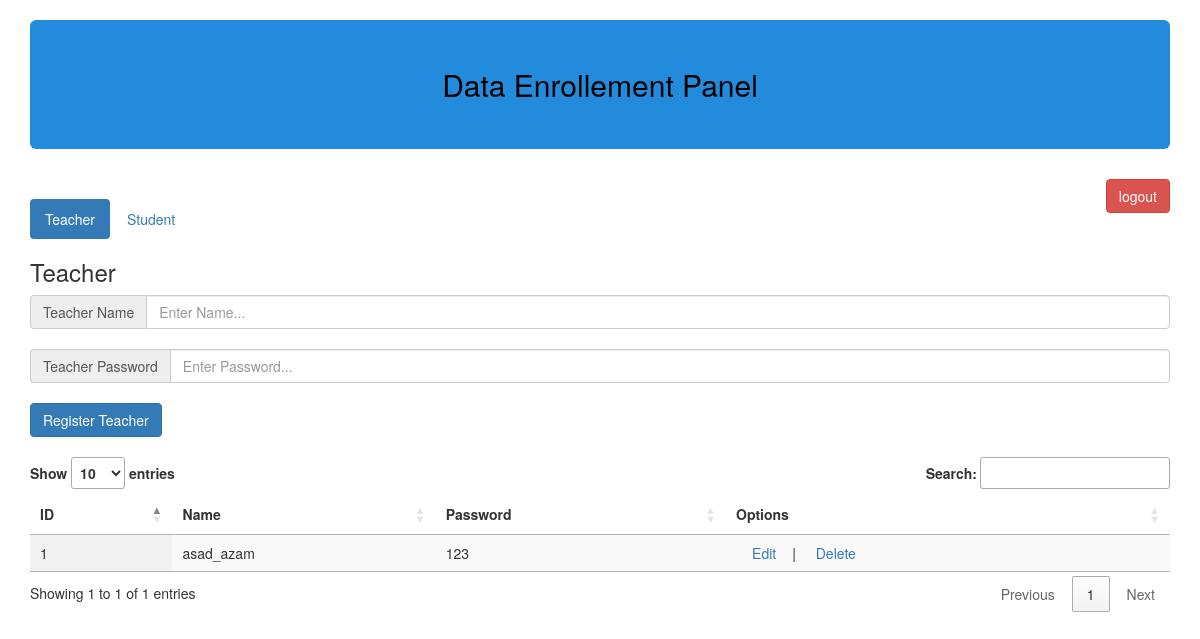
The page /admin on the database its author committed.
### models.py (models this page shows, shortened)
class Teacher(db.Model):
    id = db.Column(db.Integer, primary_key=True)
    username = db.Column(db.String(80), unique=True, nullable=False)
    password = db.Column(db.String(80), nullable=False)
    quizes = db.relationship('Quiz', backref='Teacher', lazy='dynamic')

### admin.py (the view)
@app.route('/admin')
def admin():
    if 'username' is None:
        return redirect(url_for("index"))
    teachers = Teacher.query.all()
    students = Student.query.all()
    user_data = {'students': students, 'teachers': teachers}
    return render_template("admin.html", user_data=user_data)

### templates/admin.html (shortened to what this page needs)
<!DOCTYPE html>
<html lang="en">
   <head>
      <link rel="stylesheet" href="https://maxcdn.bootstrapcdn.com/bootstrap/3.3.7/css/bootstrap.min.css">
      <link rel="stylesheet" href="//cdn.datatables.net/1.10.19/css/jquery.dataTables.min.css">
      <link rel="stylesheet" href="https://code.jquery.com/ui/1.12.1/themes/base/jquery-ui.css">
      <link rel="stylesheet" href="https://cdn.datatables.net/1.10.19/css/dataTables.jqueryui.min.css">
   </head>
   <body class="container">
      <h2 class="jumbotron text-center">Data Enrollement Panel</h2>
      <form action="/logout" method="POST" style="float: right;">
         <input type="submit" value="logout" class="btn btn-danger">
      </form>
      <br>
      <ul class="nav nav-pills">
         <li class="active"><a data-toggle="pill" href="#teacher">Teacher</a></li>
         <li><a data-toggle="pill" href="#student">Student</a></li>
      </ul>
      <div class="tab-content">
         <div id="teacher" class="tab-pane fade in active">
            <h3>Teacher</h3>
            <form action="/insert_teacher" method="POST">
               <div class="input-group" >
                  <span class="input-group-addon">Teacher Name </span>
                  <input type="text" class="form-control" name="teacher_name" id="teacher_name"  placeholder="Enter Name...">
               </div>
               <br>
               <div class="input-group" >
                  <span class="input-group-addon">Teacher Password</span>
                  <input type="password" class="form-control" name="teacher_password" id="teacher_password"  placeholder="Enter Password...">
               </div>
               <br>
               <input type="submit" class="btn btn-primary" value="Register Teacher"/>
            </form>
            <br>
            <table class="display" id="teachers">
               <thead>
                  <tr>
                     <th>ID</th>
                     <th>Name</th>
                     <th>Password</th>
                     <th>Options</th>
                  </tr>
               </thead>
               <tbody>
                  {% for teacher in user_data["teachers"] %}
                  <tr>
                     <td>{{ teacher.id }}</td>
                     <td>{{ teacher.username }}</td>
                     <td>{{ teacher.password }}</td>
                     <td>
                        <a class="edit_teacher alert alert-primary">Edit</a>|
                        <a class="delete_teacher alert alert-primary" href="/delete_teacher/{{ teacher.id }}">Delete</a>
                     </td>
                  </tr>
                  {% endfor %}
               </tbody>
            </table>
         </div>
      </div>
   </body>
</html>

### templates/admin.html (style rules this page uses)
.jumbotron { background-color: #238bdc; color:black; }

### rows shown on the page
Teacher: id "1", username "asad_azam", password "123"
